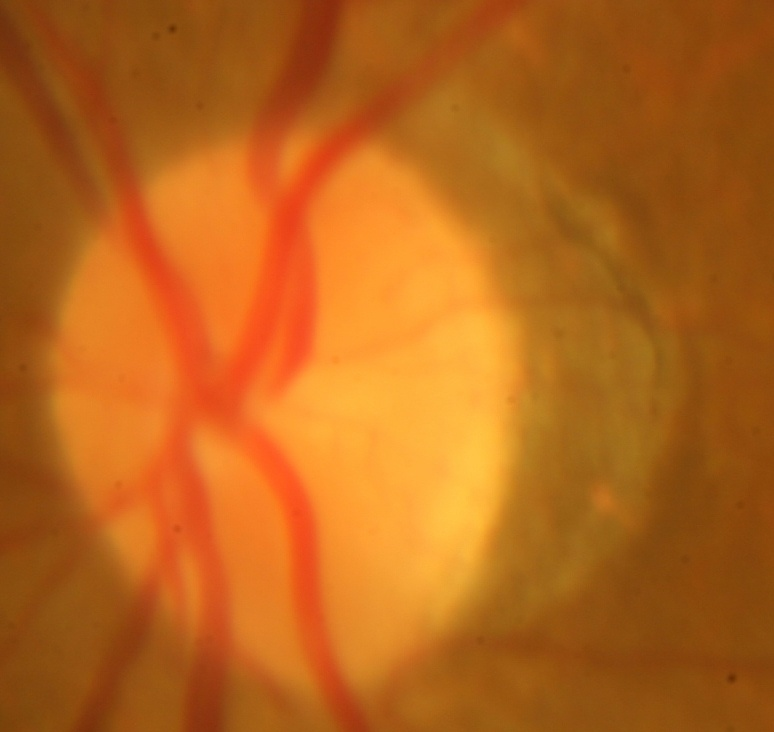
#> input picture Input.jpeg, 774 x 732 px, found by its file name
$ python gray_hist.py
#> lines starting #> are read from the running program, lines starting #| are printed output that depends on the picture
# -*- coding: utf-8 -*-
"""
Created on Thu Jun  8 20:15:34 2017

@author: chetan
"""

# import the necessary packages
from matplotlib import pyplot as plt
import numpy as np
import cv2


# load the image and show it
image = cv2.imread('input.jpeg')
#> image is the input picture: shape (732, 774, 3); mean B, G, R 26.9, 100.9, 182.8
cv2.imshow("image", image)


# convert the image to grayscale and create a histogram
gray = cv2.cvtColor(image, cv2.COLOR_BGR2GRAY)
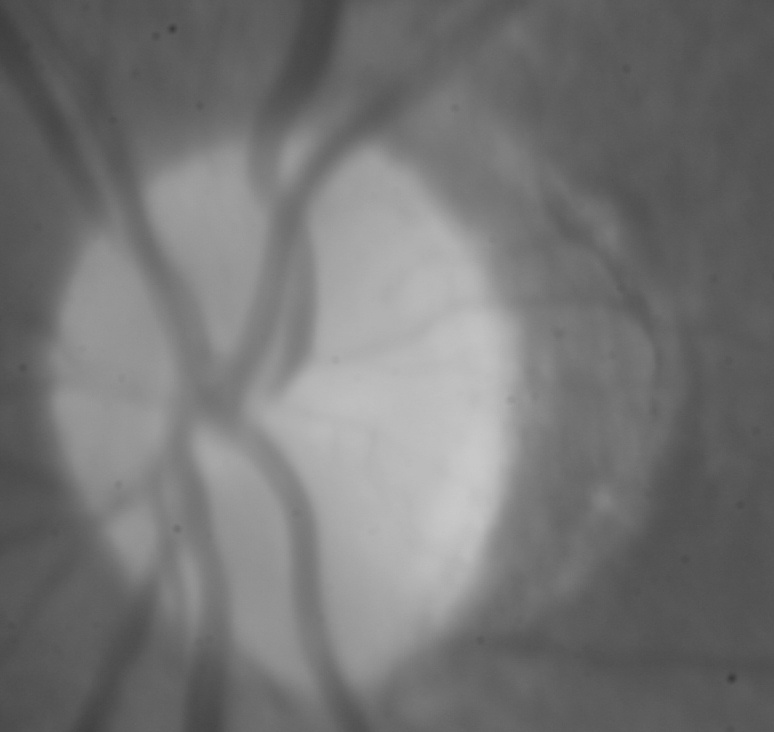
#> gray: shape (732, 774); min 56, max 201, mean 116.9
cv2.imshow("gray", gray)
hist = cv2.calcHist([gray], [0], None, [256], [0, 256])
#> hist = 256 values, max 16995 at index 89, min 0 at index 0, mean 2213.2
plt.figure()
plt.title("Grayscale Histogram")
plt.xlabel("Bins")
plt.ylabel("# of Pixels")
plt.plot(hist)
plt.xlim([0, 256])
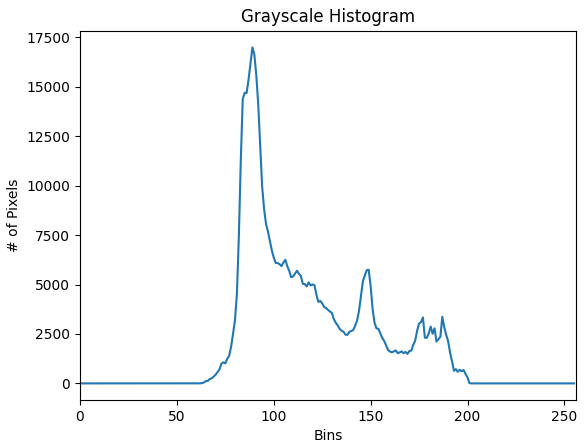
#> figure drawn by matplotlib, 1 panel; curve peaks at x = 89, y = 16995
